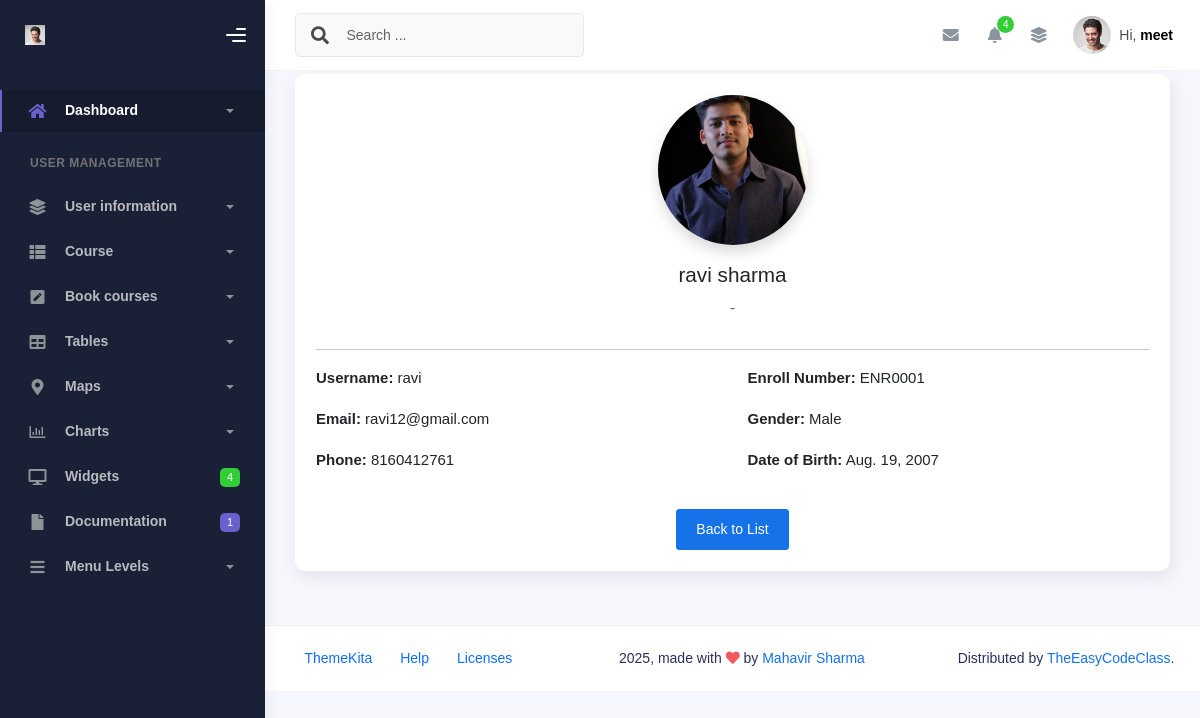
Screenshot of /student/view/3/ (signed in) with the database file from the repository.
### dashboard/models.py (models this page shows, shortened)
class User(AbstractUser):
    GENDER_CHOICES = [
        ('M', 'Male'),
        ('F', 'Female'),
        ('O', 'Other'),
    ]
    ROLE_CHOICES = [
        ('admin', 'Admin'),
        ('staff', 'Staff'),
        ('student', 'Student'),
    ]
    phone = models.CharField(max_length=15 ,blank=True,null=True)
    gender = models.CharField(max_length=1, choices=GENDER_CHOICES,blank=True,null=True)
    dob = models.DateField(verbose_name='Date of Birth', null=True, blank=True)
    profile_picture = models.ImageField(upload_to='students/', blank=True, null=True)
    role = models.CharField(max_length=10, choices=ROLE_CHOICES)
    enroll_number = models.CharField(max_length=20, unique=True, blank=True, null=True)
    objects = StudentUserManager()

### dashboard/views.py (the view)
# urls.py: path('student/view/<int:pk>/', StudentDetailView.as_view(), name='view_student'),
class StudentDetailView(LoginRequiredAdminOnlyMixin,DetailView):
    login_url='/'
    model = User
    template_name = 'dashboard/student_detail.html'
    context_object_name = 'student'

### dashboard/views.py (called while the page is built)
    def dispatch(self, request, *args, **kwargs):
        if not request.user.is_authenticated:
            return self.handle_no_permission()
        if getattr(request.user, 'role', None) != 'admin':
            raise Http404("Page not found")
        return super().dispatch(request, *args, **kwargs)

### dashboard/templates/dashboard/student_detail.html
{% extends 'dashboard/base.html' %}
{% block content %}
<div class="content">
  <div class="page-inner">
    <div class="page-header">
      <h4 class="page-title">Student Profile</h4>
    </div>
    <div class="card p-4">
      <div class="d-flex flex-column align-items-center text-center">
        {% if student.profile_picture %}
          <img src="{{ student.profile_picture.url }}" alt="Profile Picture"
               class="rounded-circle shadow mb-3"
               style="width: 150px; height: 150px; object-fit: cover;">
        {% else %}
          <div class="rounded-circle bg-secondary mb-3"
               style="width: 150px; height: 150px;"></div>
        {% endif %}
        <h4 class="mb-1">{{ student.first_name }} {{ student.last_name }}</h4>
        <p class="text-muted"> - {{ student.batch }}</p>
      </div>
      <hr>
      <div class="row">
        <div class="col-md-6">
          <p><strong>Username:</strong> {{ student.username }}</p>
          <p><strong>Email:</strong> {{ student.email }}</p>
          <p><strong>Phone:</strong> {{ student.phone }}</p>
        </div>
        <div class="col-md-6">
          <p><strong>Enroll Number:</strong> {{ student.enroll_number }}</p>
          <p><strong>Gender:</strong> {{ student.get_gender_display }}</p>
          <p><strong>Date of Birth:</strong> {{ student.dob }}</p>
        </div>
      </div>
      <div class="mt-4 text-center">
        <a href="{% url 'student_list' %}" class="btn btn-primary">Back to List</a>
      </div>
    </div>
  </div>
</div>
{% endblock %}

### dashboard/templates/dashboard/sidebar.html (shortened to what this page needs)
{% load static %}
<div class="wrapper">
      <div class="sidebar" data-background-color="dark">
        <div class="sidebar-logo">
          <div class="logo-header" data-background-color="dark">
            <a href="{% url 'index' %}" class="logo">
              {% if request.user.is_authenticated and request.user.profile_picture %}
  <img src="{{ request.user.profile_picture.url }}" alt="navbar brand" class="navbar-brand" height="20" />
{% else %}
  <img src="{% static 'dashboard/img/profile.jpg' %}" alt="navbar brand" class="navbar-brand" height="20" />
{% endif %}
            </a>
            <div class="nav-toggle">
              <button class="btn btn-toggle toggle-sidebar">
                <i class="gg-menu-right"></i>
              </button>
            </div>
          </div>
        </div>
        <div class="sidebar-wrapper scrollbar scrollbar-inner">
          <div class="sidebar-content">
            <ul class="nav nav-secondary">
              <li class="nav-item active">
                <a
                  data-bs-toggle="collapse"
                  href="#dashboard"
                  class="collapsed"
                  aria-expanded="false"
                >
                  <i class="fas fa-home"></i>
                  <p>Dashboard</p>
                  <span class="caret"></span>
                </a>
              </li>
              <li class="nav-section">
                <h4 class="text-section">User Management</h4>
              </li>
              <li class="nav-item">
                <a data-bs-toggle="collapse" href="#base">
                  <i class="fas fa-layer-group"></i>
                  <p>User information</p>
                  <span class="caret"></span>
                </a>
              </li>
              <li class="nav-item">
                <a data-bs-toggle="collapse" href="#sidebarLayouts">
                  <i class="fas fa-th-list"></i>
                  <p>Course</p>
                  <span class="caret"></span>
                </a>
              </li>
              <li class="nav-item">
                <a data-bs-toggle="collapse" href="#forms">
                  <i class="fas fa-pen-square"></i>
                  <p>Book courses</p>
                  <span class="caret"></span>
                </a>
              </li>
              <li class="nav-item">
                <a data-bs-toggle="collapse" href="#tables">
                  <i class="fas fa-table"></i>
                  <p>Tables</p>
                  <span class="caret"></span>
                </a>
              </li>
              <li class="nav-item">
                <a data-bs-toggle="collapse" href="#maps">
                  <i class="fas fa-map-marker-alt"></i>
                  <p>Maps</p>
                  <span class="caret"></span>
                </a>
              </li>
              <li class="nav-item">
                <a data-bs-toggle="collapse" href="#charts">
                  <i class="far fa-chart-bar"></i>
                  <p>Charts</p>
                  <span class="caret"></span>
                </a>
              </li>
              <li class="nav-item">
                <a href="widgets.html">
                  <i class="fas fa-desktop"></i>
                  <p>Widgets</p>
                  <span class="badge badge-success">4</span>
                </a>
              </li>
              <li class="nav-item">
                <a href="../../documentation/{% url 'index' %}">
                  <i class="fas fa-file"></i>
                  <p>Documentation</p>
                  <span class="badge badge-secondary">1</span>
                </a>
              </li>
              <li class="nav-item">
                <a data-bs-toggle="collapse" href="#submenu">
                  <i class="fas fa-bars"></i>
                  <p>Menu Levels</p>
                  <span class="caret"></span>
                </a>
              </li>
            </ul>
          </div>
        </div>
      </div>
      <div class="main-panel">
        <div class="main-header">
          <nav
            class="navbar navbar-header navbar-header-transparent navbar-expand-lg border-bottom"
          >
            <div class="container-fluid">
              <nav
                class="navbar navbar-header-left navbar-expand-lg navbar-form nav-search p-0 d-none d-lg-flex"
              >
                <div class="input-group">
                  <div class="input-group-prepend">
                    <button type="submit" class="btn btn-search pe-1">
                      <i class="fa fa-search search-icon"></i>
                    </button>
                  </div>
                  <input
                    type="text"
                    placeholder="Search ..."
                    class="form-control"
                  />
                </div>
              </nav>
              <ul class="navbar-nav topbar-nav ms-md-auto align-items-center">
                <li class="nav-item topbar-icon dropdown hidden-caret">
                  <a
                    class="nav-link dropdown-toggle"
                    href="#"
                    id="messageDropdown"
                    role="button"
                    data-bs-toggle="dropdown"
                    aria-haspopup="true"
                    aria-expanded="false"
                  >
                    <i class="fa fa-envelope"></i>
                  </a>
                </li>
                <li class="nav-item topbar-icon dropdown hidden-caret">
                  <a
                    class="nav-link dropdown-toggle"
                    href="#"
                    id="notifDropdown"
                    role="button"
                    data-bs-toggle="dropdown"
                    aria-haspopup="true"
                    aria-expanded="false"
                  >
                    <i class="fa fa-bell"></i>
                    <span class="notification">4</span>
                  </a>
                </li>
                <li class="nav-item topbar-icon dropdown hidden-caret">
                  <a
                    class="nav-link"
                    data-bs-toggle="dropdown"
                    href="#"
                    aria-expanded="false"
                  >
                    <i class="fas fa-layer-group"></i>
                  </a>
                </li>
                <li class="nav-item topbar-user dropdown hidden-caret">
                  <a
                    class="dropdown-toggle profile-pic"
                    data-bs-toggle="dropdown"
                    href="#"
                    aria-expanded="false"
                  >
                    <div class="avatar-sm">
                      <img
                        src="{% if request.user.profile_picture %}
                            {{ request.user.profile_picture.url }}
                          {% else %}
                            {% static 'dashboard/img/profile.jpg' %}
                          {% endif %}"
                        alt="..."
                        class="avatar-img rounded-circle"
                      />
                    </div>
                    <span class="profile-username">
                      <span class="op-7">Hi,</span>
                      <span class="fw-bold">{{ request.user.get_full_name|default:request.user.username }}</span>
                    </span>
                  </a>
                </li>
              </ul>
            </div>
          </nav>
        </div>

### rows the page displays
User: user.get_full_name "meet"
User: profile_picture (picture), first_name "ravi", last_name "sharma", username "ravi", email "ravi12@gmail.com", phone "8160412761", enroll_number "ENR0001", gender "Male", dob "Aug. 19, 2007"
